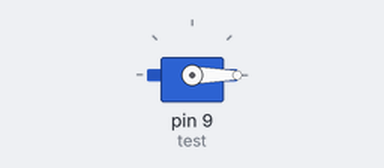
Simulated run of this sketch. Board: Arduino Uno, built with avr-gcc and run on an emulated ATmega328P. Shown: servo.

Above: at 0.15 s.
At 9.3 s:
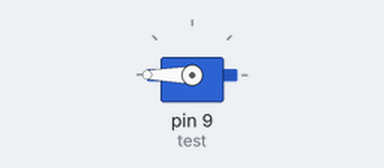
At 18.21 s:
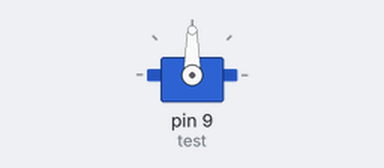
At 39.67 s:
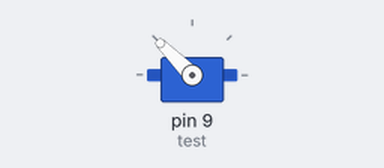
Timing chart, 0 to 40.0 s (numbered marks = the images above):
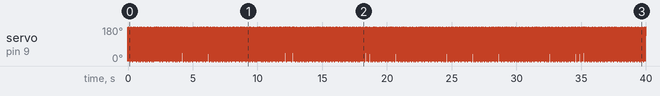

The sketch:

testServoAngle.ino
```cpp
#include <Servo.h>

Servo test;

void setup(){
  Serial.begin(115200);
  test.attach(9);
}

int i = 0;

void loop(){
  boolean change = false;
  while(Serial.available()){
    Serial.read();
    change = true;
  }

  test.write(i*45);

  i++;
  i = i % 8;
}
```
